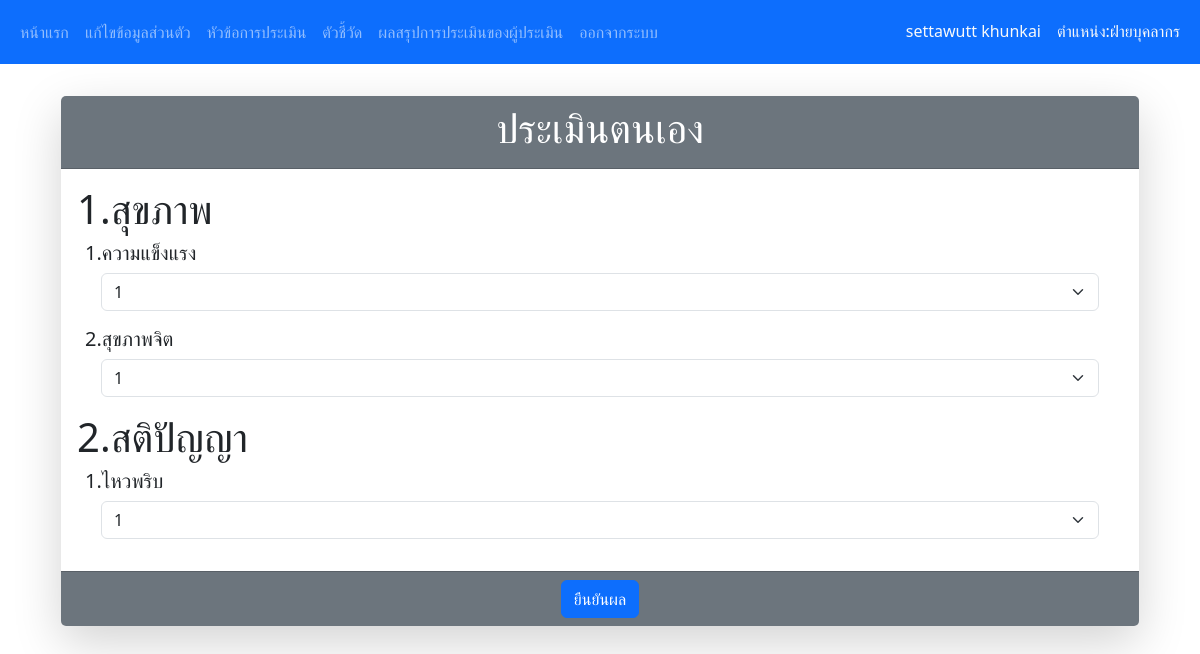
The app's page /selfeva.php (signed in), older data.
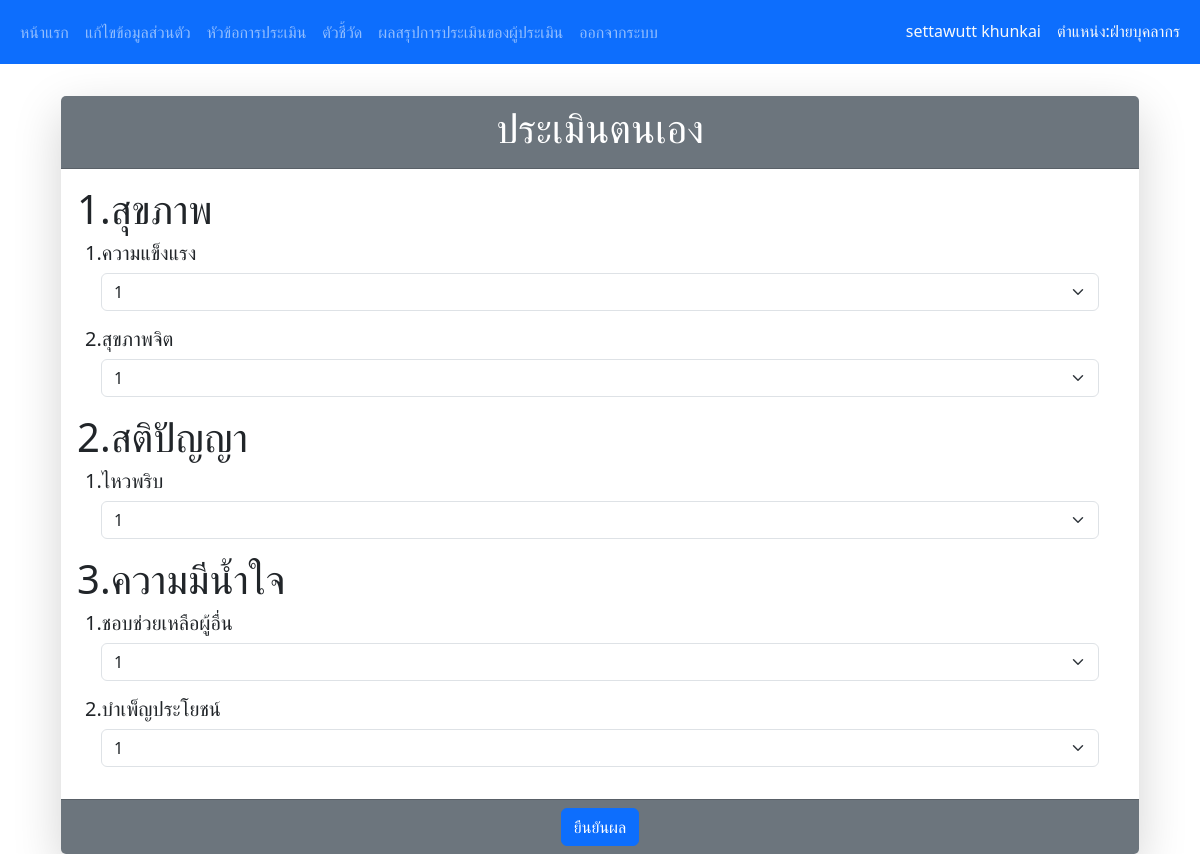
The same page, newer data.
### tables this page shows
CREATE TABLE `tb_topic` (
  `id_topic` int(11) NOT NULL,
  `name_topic` varchar(100) NOT NULL
);

CREATE TABLE `tb_indicate` (
  `id_indicate` int(11) NOT NULL,
  `id_topic` int(11) NOT NULL,
  `name_indicate` varchar(100) NOT NULL
);

### selfeva.php (the view, shortened to what this page needs)
<?php
    include "connect_db.php";
?>
<!DOCTYPE html>
<html lang="th">
<head>
  <link href="css/bootstrap.min.css" rel="stylesheet">
</head>
<body>
<?php include "navbar.php";?>
    <div class="container-fluid">
        <div class="row mt-3" style="justify-content: center;">
            <div class="col-12" style="display: flex; justify-content: center;">
                <div class="col-11">
                    <div class="card shadow-lg mt-3" style="border: none;">
                        <div class="row" class="">
                            <center>
                                <form action="saveEva.php" method="post">
                                    <div class="card-header bg-secondary"><h1 class="text-center text-white">ประเมินตนเอง</h1></div>
                                    <div class="card-body">
                                        <?php
                                            $topics = "SELECT * FROM tb_topic";
                                            $t = $conn->query($topics);
                                            $n = 0;
                                            foreach($t as $rows){
                                                $n++;
                                                $indicate = "SELECT * FROM tb_indicate WHERE id_topic = '".$rows['id_topic']."' ORDER BY id_indicate";
                                                $i = $conn->query($indicate);
                                                $m = 0;
                                        ?>
                                        <h1 class="text-start"><?php echo $n.'.'.$rows['name_topic']; ?></h1>
                                        <?php foreach($i as $rows2){
                                            $m++;
                                        ?>
                                        <h5 class="px-2 text-start"><?php echo $m.'.'.$rows2['name_indicate']; ?></h5>
                                        <div class="d-flex gap-4 px-4 mb-3">
                                            <select class="form-select" name="score_member[<?php echo $rows2['id_indicate']; ?>]" id="score_<?php echo $rows2['id_indicate']; ?>" required>
                                                <option value="1">1</option>
                                            </select>
                                        </div>
                                        <?php } ?>
                                        <?php } ?>
                                    </div>
                                    <div class="card-footer bg-secondary">
                                        <center><button type="submit" class="btn btn-primary text-center">ยืนยันผล</button></center>
                                    </div>
                                </form>
                            </center>
                            </div>
                        </div>
                    </div>
                </div>
            </div>
        </div>
</body>
</html>

Row changes from the older to the newer data that the page shows:
added tb_topic: name_topic "ความมีน้ำใจ"
added tb_indicate: name_indicate "ชอบช่วยเหลือผู้อื่น", id_indicate "1", shown under "ความมีน้ำใจ"
added tb_indicate: name_indicate "บำเพ็ญประโยชน์", id_indicate "1", shown under "ความมีน้ำใจ"
